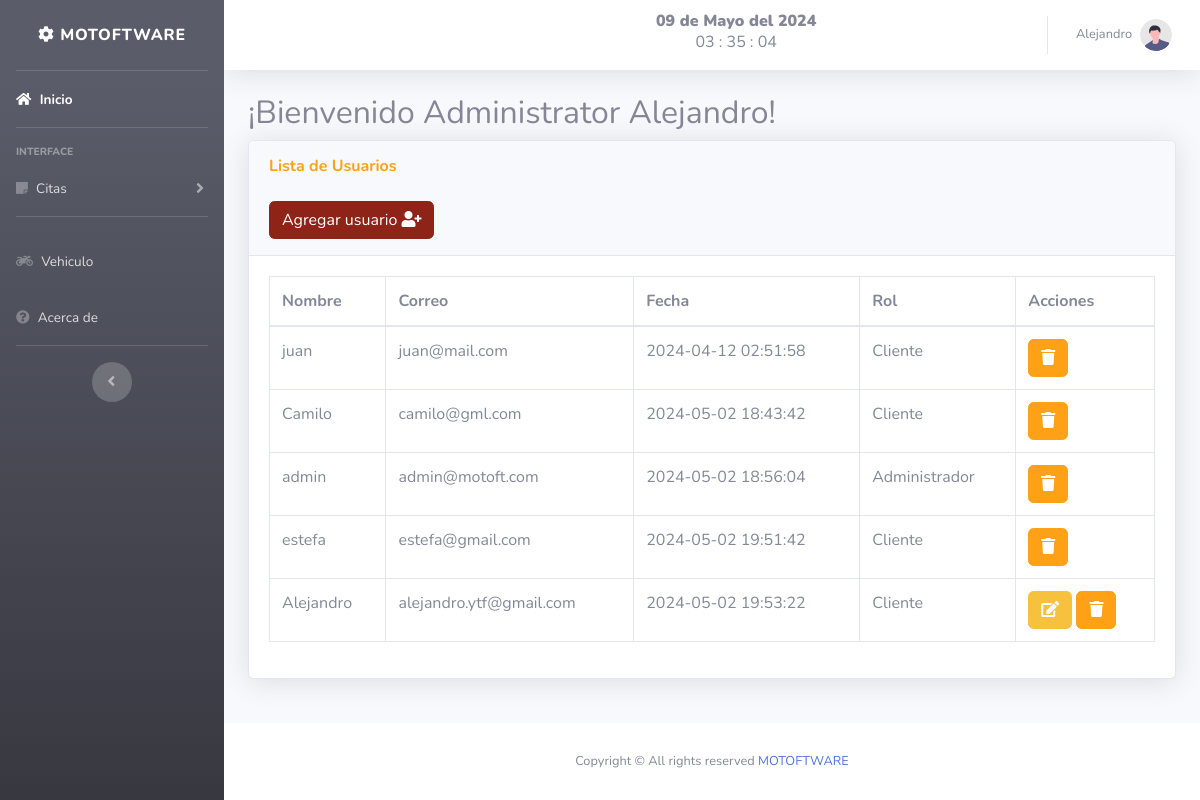
The page /views/usuarios.php (signed in) on the database as committed earlier.
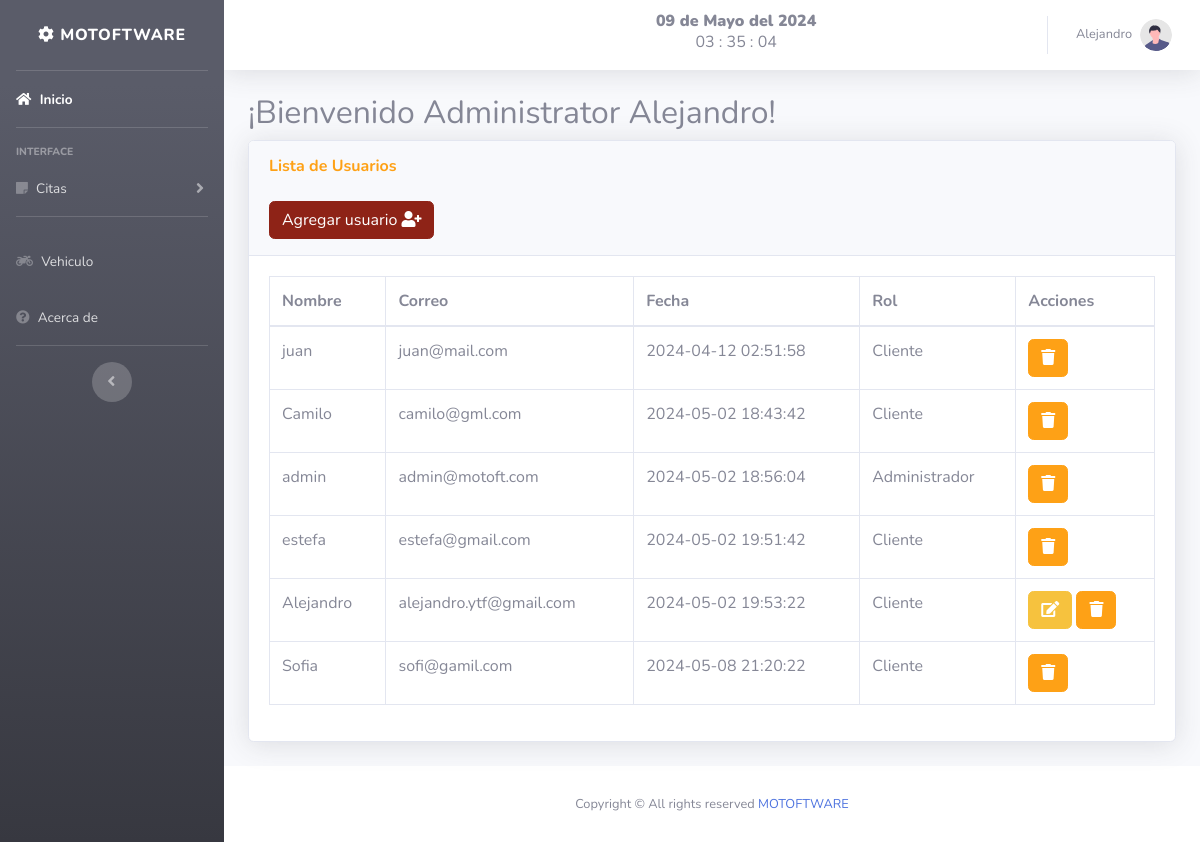
The same page on the database as committed later.
### tables this page shows
CREATE TABLE `user` (
  `id` int(11) NOT NULL,
  `nombre` varchar(50) NOT NULL,
  `correo` varchar(50) NOT NULL,
  `telefono` bigint(15) NOT NULL,
  `password` varchar(50) NOT NULL,
  `foto` text NOT NULL,
  `fecha` timestamp NOT NULL DEFAULT current_timestamp(),
  `rol` int(11) NOT NULL
);

CREATE TABLE `roles` (
  `id` int(11) NOT NULL,
  `rol` varchar(50) NOT NULL
);

### views/usuarios.php (the view, shortened to what this page needs)
<?php
$id_us = $_SESSION['id'];
?>
<!DOCTYPE html>
<html lang="en">
<head>
    <link rel='stylesheet' href='../package/dist/sweetalert2.min.css'>
</head>
<?php include "../includes/header.php"; ?>
<body id="page-top">
    <div class="container-fluid">
        <h2 class="subtitle">¡Bienvenido Administrator <?php echo $_SESSION['nombre']; ?>!</h2>
        <div class="card shadow mb-4">
            <div class="card-header py-3">
                <h6 class="m-0 font-weight-bold text-primary">Lista de Usuarios</h6>
                <br>
                <button type="button" class="btn btn-success" data-toggle="modal" data-target="#user">
                    <span class="glyphicon glyphicon-plus"></span> Agregar usuario <i class="fa fa-user-plus"></i> </a></button>
            </div>
            <div class="card-body">
                <div class="table-responsive">
                    <table class="table table-bordered" id="dataTable" width="100%" cellspacing="0">
                        <thead>
                            <tr>
                                <th>Nombre</th>
                                <th>Correo</th>
                                <th>Fecha</th>
                                <th>Rol</th>
                                <th>Acciones</th>
                            </tr>
                        </thead>
                        <?php
                        include "../includes/db.php";
                        $result = mysqli_query($conexion, "SELECT  user.id, user.nombre, user.correo, user.fecha,
                        roles.rol FROM user LEFT JOIN roles ON user.rol= roles.id ");
                        while ($fila = mysqli_fetch_assoc($result)) :
                        ?>
                            <tr>
                                <td><?php echo $fila['nombre']; ?></td>
                                <td><?php echo $fila['correo']; ?></td>
                                <td><?php echo $fila['fecha']; ?></td>
                                <td><?php echo $fila['rol']; ?></td>
                                <td>
                                <?php
                                    if( $id_us == $fila['id']){
                                 ?>
                                    <a class="btn btn-warning" href="../includes/editar_user.php?id=<?php echo $fila['id'] ?> ">
                                        <i class="fa fa-edit "></i> </a>
                                <?php
                                    }
                                ?>
                                    <a href="../includes/eliminar_user.php?id=<?php echo $fila['id'] ?> " class="btn btn-danger btn-del">
                                        <i class="fa fa-trash "></i></a></button>
                                </td>
                            </tr>
                        <?php endwhile; ?>
                    </table>
                </div>
            </div>
        </div>
    </div>
    <?php include "../includes/footer.php"; ?>
    <?php include "../includes/_sesion/registros.php"; ?>
</body>
</html>

Rows that differ between the two databases and show on the page:
added user: nombre "Sofia", correo "sofi@gamil.com", fecha "2024-05-08 21:20:22", rol.rol "Cliente"
